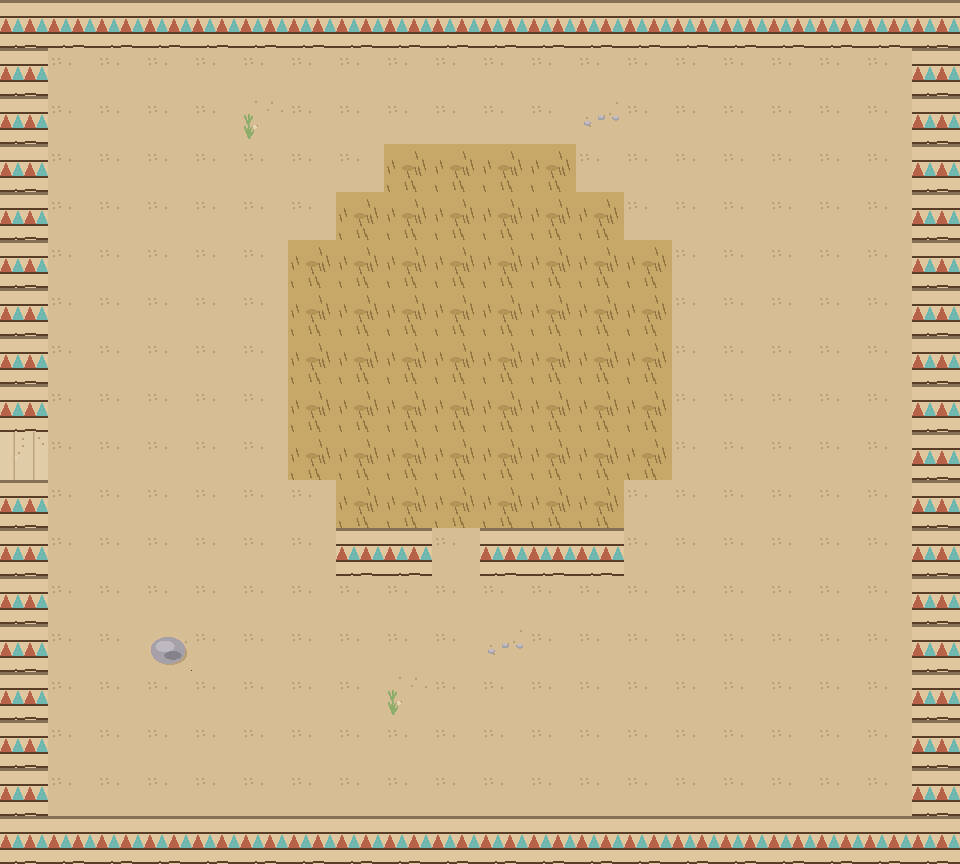

Tiled map render using the project's own tile images. Description and the whole map definition, tile-layer contents included, below:
An orthogonal 20x18 tile map with 48x48 px tiles, 1 tile layer (Ground), 3 tilesets and 6 objects (Spawn, Exit, HutDoor, Drums1, Scrap1, ...).

<map version="1.10" tiledversion="1.12.2" orientation="orthogonal" renderorder="right-down" width="20" height="18" tilewidth="48" tileheight="48" infinite="0" nextlayerid="3" nextobjectid="7">
 <tileset firstgid="1" source="terrain.tsx" />
 <tileset firstgid="289" source="tileset.tsx" />
 <tileset firstgid="295" source="lokasie.tsx" />
 <layer id="1" name="Ground" width="20" height="18">
  <data encoding="csv">
316,316,316,316,316,316,316,316,316,316,316,316,316,316,316,316,316,316,316,316,
316,295,295,295,295,295,295,295,295,295,295,295,295,295,295,295,295,295,295,316,
316,295,295,295,295,310,295,295,295,295,295,295,296,295,295,295,295,295,295,316,
316,295,295,295,295,295,295,295,317,317,317,317,295,295,295,295,295,295,295,316,
316,295,295,295,295,295,295,317,317,317,317,317,317,295,295,295,295,295,295,316,
316,295,295,295,295,295,317,317,317,317,317,317,317,317,295,295,295,295,295,316,
316,295,295,295,295,295,317,317,317,317,317,317,317,317,295,295,295,295,295,316,
316,295,295,295,295,295,317,317,317,317,317,317,317,317,295,295,295,295,295,316,
316,295,295,295,295,295,317,317,317,317,317,317,317,317,295,295,295,295,295,316,
297,295,295,295,295,295,317,317,317,317,317,317,317,317,295,295,295,295,295,316,
316,295,295,295,295,295,295,317,317,317,317,317,317,295,295,295,295,295,295,316,
316,295,295,295,295,295,295,316,316,295,316,316,316,295,295,295,295,295,295,316,
316,295,295,295,295,295,295,295,295,295,295,295,295,295,295,295,295,295,295,316,
316,295,295,315,295,295,295,295,295,295,296,295,295,295,295,295,295,295,295,316,
316,295,295,295,295,295,295,295,310,295,295,295,295,295,295,295,295,295,295,316,
316,295,295,295,295,295,295,295,295,295,295,295,295,295,295,295,295,295,295,316,
316,295,295,295,295,295,295,295,295,295,295,295,295,295,295,295,295,295,295,316,
316,316,316,316,316,316,316,316,316,316,316,316,316,316,316,316,316,316,316,316
  </data>
 </layer>
 <objectgroup id="2" name="Objects">
  <object id="1" name="Spawn" x="72" y="456">
   <point />
  </object>
  <object id="2" name="Exit" x="24" y="456">
   <point />
  </object>
  <object id="3" name="HutDoor" x="456" y="552">
   <point />
  </object>
  <object id="4" name="Drums1" x="168" y="744">
   <point />
  </object>
  <object id="5" name="Scrap1" x="744" y="696">
   <point />
  </object>
  <object id="6" name="Tyres1" x="792" y="120">
   <point />
  </object>
 </objectgroup>
</map>
